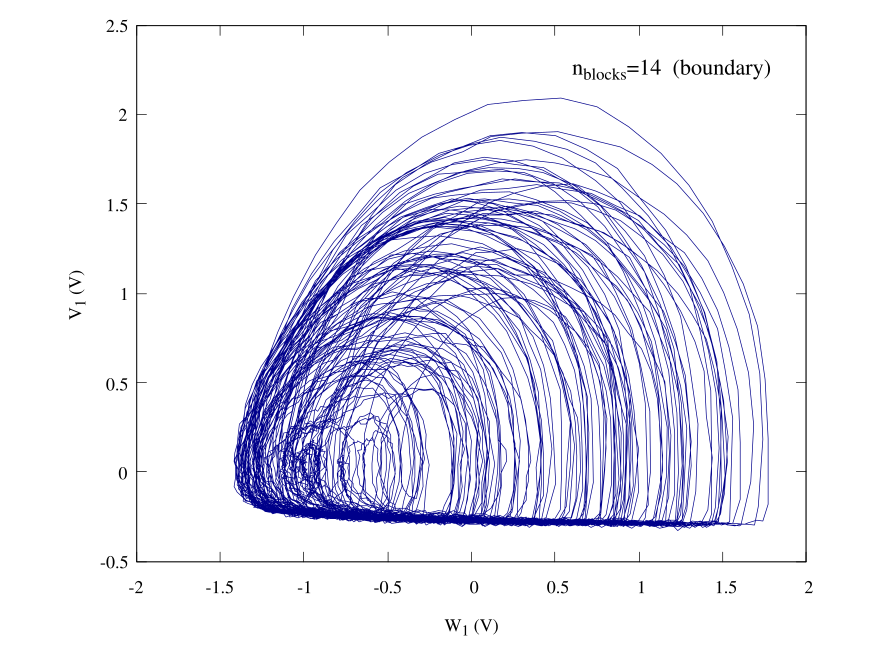

The gnuplot source for this figure:
set terminal qt persist
set termoption font "Times,10"
set border lw 0.5

set label at graph 0.65,0.925 "n_{blocks}=14  (boundary)" font ",12"
set xlabel "W_1 (V)"
set ylabel "V_1 (V)"
set size ratio 0.8
set xrange [-2:2]
set yrange [-0.5:2.5]
plot "14_blocks_avg.dat" u ($3*10):($2*10) every ::0::10000 w l notitle lc "dark-blue" lw 0.5
